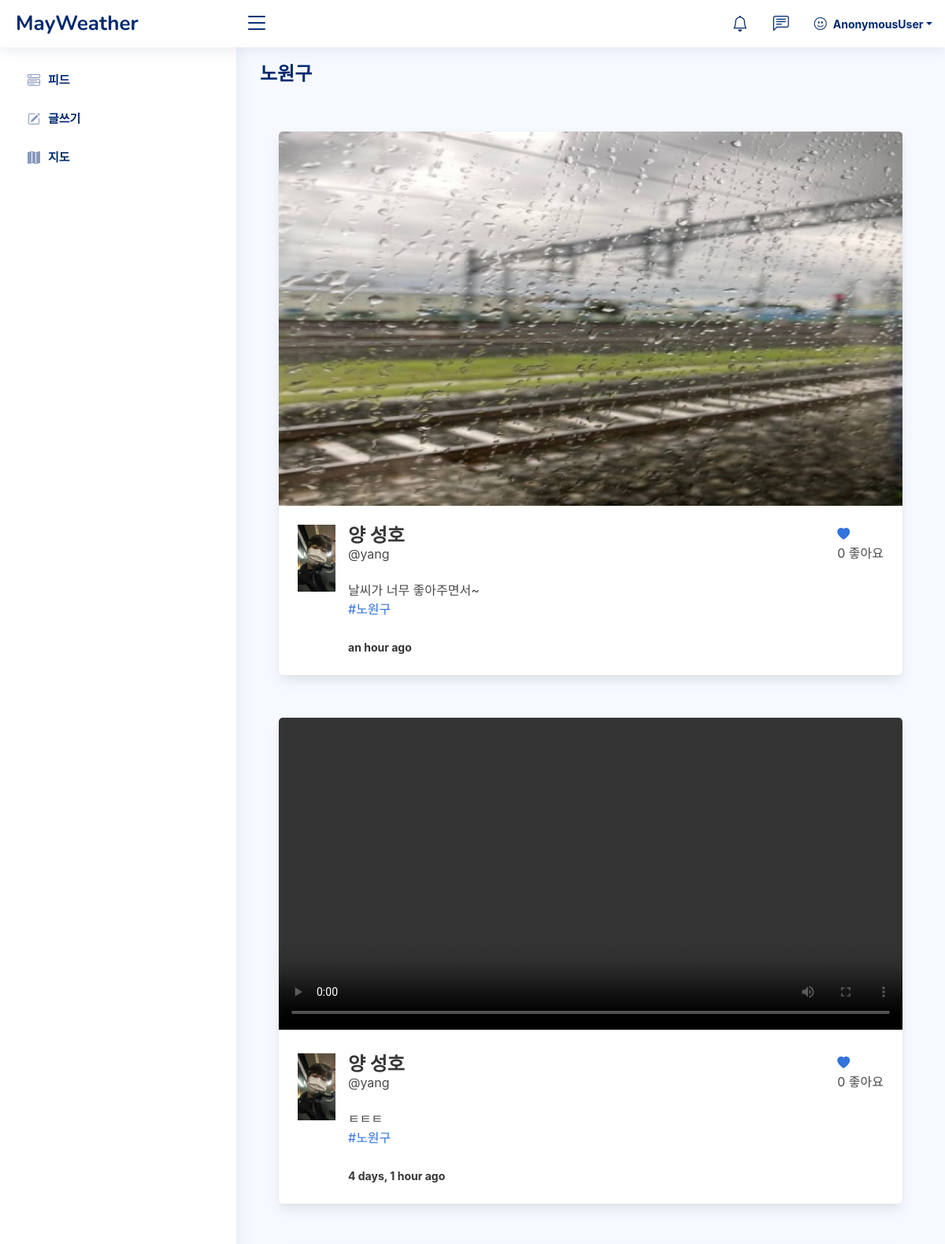
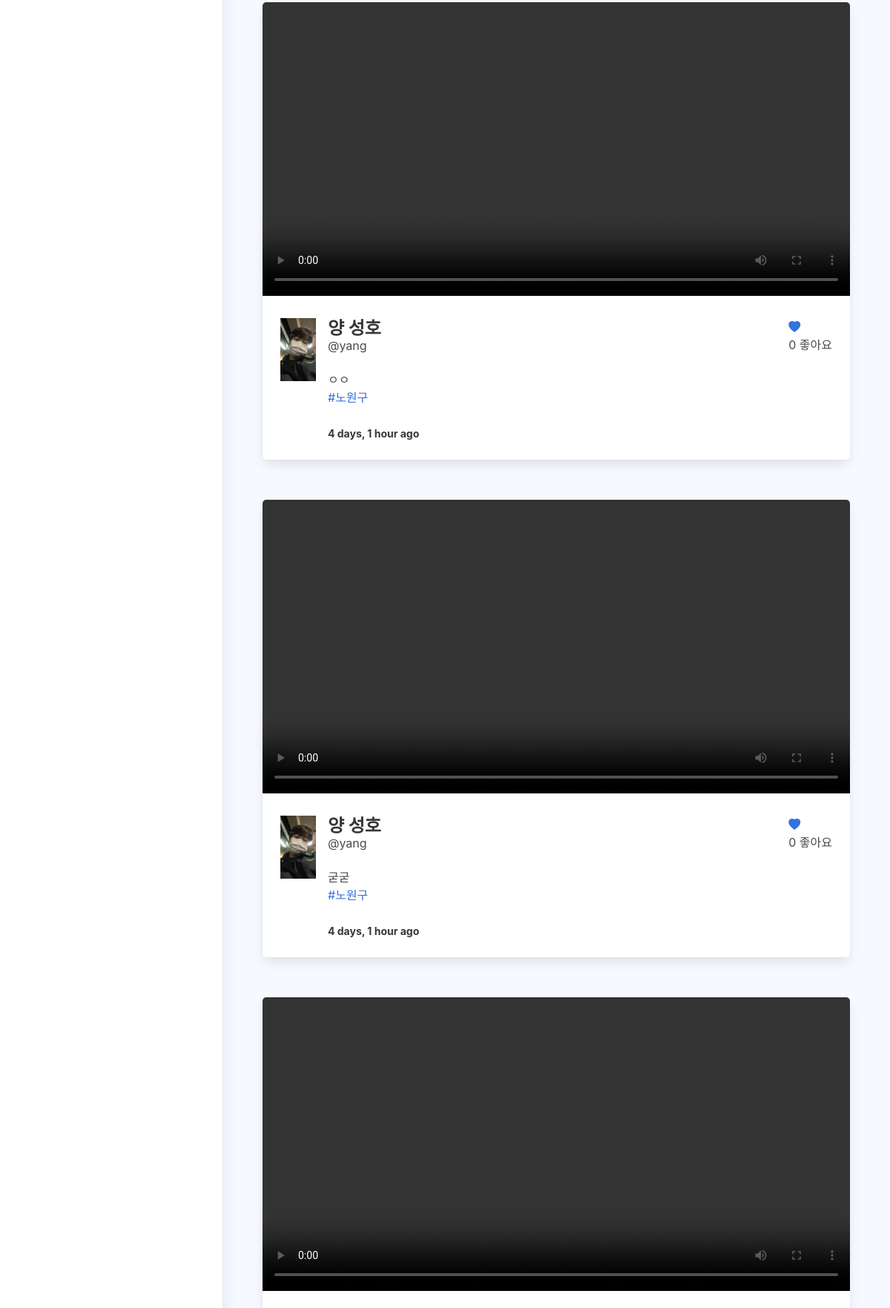
/post/tag/nowon (upper part), run on the app's committed database (2 pictures, top to bottom).
### post/models.py (models this page shows, shortened)
class Tag(models.Model):
	title = models.CharField(max_length=75, verbose_name='Tag')
	slug = models.SlugField(null=False, unique=True)
	class Meta:
		verbose_name='Tag'
		verbose_name_plural = 'Tags'
	def get_absolute_url(self):
		return reverse('tags', args=[self.slug])
	def __str__(self):
		return self.title

class Post(models.Model):
	id = models.UUIDField(primary_key=True, default=uuid.uuid4, editable=False)
	content =  models.ManyToManyField(PostFileContent, related_name='contents')
	caption = models.TextField(max_length=1500, verbose_name='Caption')
	posted = models.DateTimeField(auto_now_add=True)
	tags = models.ManyToManyField(Tag, related_name='tags')
	user = models.ForeignKey(User, on_delete=models.CASCADE)
	likes = models.IntegerField(default=0)
	def get_absolute_url(self):
		return reverse('postdetails', args=[str(self.id)])

class PostFileContent(models.Model):
	user = models.ForeignKey(User, on_delete=models.CASCADE, related_name='content_owner')
	file = models.FileField(upload_to=user_directory_path)

### authy/models.py (models this page shows, shortened)
class Profile(models.Model):
	user = models.OneToOneField(User, on_delete=models.CASCADE, related_name='profile')
	first_name = models.CharField(max_length=50, null=True, blank=True)
	last_name = models.CharField(max_length=50, null=True, blank=True)
	location = models.CharField(max_length=50, null=True, blank=True)
	url = models.CharField(max_length=80, null=True, blank=True)
	profile_info = models.TextField(max_length=150, null=True, blank=True)
	created = models.DateField(auto_now_add=True)
	favorites = models.ManyToManyField(Post)
	picture = models.ImageField(upload_to=user_directory_path, blank=True, null=True, verbose_name='Picture')

### post/views.py (the view)
# urls.py: path('tag/<slug:tag_slug>', tags, name='tags'),
def tags(request, tag_slug):
	tag = get_object_or_404(Tag, slug=tag_slug)
	posts = Post.objects.filter(tags=tag).order_by('-posted')
	template = loader.get_template('tag.html')
	context = {
		'posts':posts,
		'tag':tag,
	}
	return HttpResponse(template.render(context, request))

### direct/views.py (called while the page is built)
def checkDirects(request):
	directs_count = 0
	if request.user.is_authenticated:
		directs_count = Message.objects.filter(user=request.user, is_read=False).count()
	return {'directs_count':directs_count}

### notifications/views.py (called while the page is built)
def CountNotifications(request):
	count_notifications = 0
	if request.user.is_authenticated:
		count_notifications = Notification.objects.filter(user=request.user, is_seen=False).count()
	return {'count_notifications':count_notifications}

### mayweather/templates/tag.html (shortened to what this page needs)
{% extends 'base.html' %}
{% load static %}
{% load humanize %}
{% block content %}
<main id="main" class="main">
  <div class="pagetitle">
    <h1>{{ tag.title }}</h1>
  </div>
<section class="section dashboard">
{% for post in posts %}
  <div class="card">
  <div class="card-image">
  {% if post.content.first.file.name|slice:"-3:" == 'jpg' or post.content.first.file.name|slice:"-3:" == 'png' or post.content.first.file.name|slice:"-3:" == 'heic' %}
    <figure class="image is-5by3">
      <a href="{{ post.get_absolute_url }}">
        <img src="{{ post.content.first.file.url }}" alt="Placeholder image">
      </a>
    </figure>
  {% else %}
    <a href="{{ post.get_absolute_url }}">
      <video width="1080" controls="controls" preload="metadata">
        <source src="{{ post.content.first.file.url }}#t=0.5" type="video/mp4">
      </video>
    </a>
  {% endif %}
  </div>
  <div class="card-content">
    <div class="media">
      <div class="media-left">
        <figure class="image is-48x48">
          {% if post.user.profile.picture %}
            <img src="{{ post.user.profile.picture.url }}" alt="Placeholder image">
          {% else %}
            <img src="https://bulma.io/images/placeholders/96x96.png" alt="Placeholder image">
          {% endif %}
        </figure>
      </div>
      <div class="media-content">
        {% if post.user.profile.first_name %}
          <a href="{% url 'profile' post.user %}"><p class="title is-4">{{ post.user.profile.first_name }} {{ post.user.profile.last_name }}</p></a>
        {% else %}
          <a href="{% url 'profile' post.user %}"><p class="title is-4">Unknown</p></a>
        {% endif %}
        <p class="subtitle is-6">@{{ post.user.username }}</p>
      {{ post.caption }}
      <p>{% for tag in post.tags.all %}<a href="{{ tag.get_absolute_url }}">#{{ tag }}</a>{% endfor %}</p>
      <br>
      <strong><small>{{ post.posted | naturaltime }}</small></strong>
      </div>
    <div class="media-right">
      <a href="{% url 'postlike' post.id %}"><i class="bi bi-heart-fill"></i></a>
      <p>{{ post.likes }} 좋아요</p>
    </div>
</div>
  </div>
</div>
<br>
{% endfor %}
</section>
</main>
{% endblock content %}

### mayweather/static/assets/css/style.css (style rules this page uses)
:root { scroll-behavior: smooth; }
body { font-family: "Open Sans", sans-serif; background: #f6f9ff; color: #444444; }
a { color: #4154f1; text-decoration: none; }
h1, h2, h3, h4, h5, h6 { font-family: "Nunito", sans-serif; }
#main { margin-top: 60px; padding: 20px 30px; transition: all 0.3s; }
.pagetitle { margin-bottom: 10px; }
.pagetitle h1 { font-size: 24px; margin-bottom: 0; font-weight: 600; color: #012970; }
.card { margin-bottom: 30px; border: none; border-radius: 5px; box-shadow: 0px 0 30px rgba(1, 41, 112, 0.1); overflow: hidden; }
@media (min-width: 1200px) { #main, #footer { margin-left: 300px; } }

### mayweather/templates/base.html (style rules this page uses)
.title { font-weight:bold;display:block; }

### data on the page
Tag: title "노원구"
Post: content.first.file (picture), user.profile.picture (placeholder picture), user.profile.first_name "양", user.profile.last_name "성호", user.username "yang", caption "날씨가 너무 좋아주면서~", posted "an hour ago", likes "0"
Post: user.profile.picture (placeholder picture), user.profile.first_name "양", user.profile.last_name "성호", user.username "yang", caption "ㅌㅌㅌ", posted "4 days, 1 hour ago", likes "0"
Post: user.profile.picture (placeholder picture), user.profile.first_name "양", user.profile.last_name "성호", user.username "yang", caption "ㅇㅇ", posted "4 days, 1 hour ago", likes "0"
Post: user.profile.picture (placeholder picture), user.profile.first_name "양", user.profile.last_name "성호", user.username "yang", caption "굳굳", posted "4 days, 1 hour ago", likes "0"

### other printed values
{{ request.user }} "AnonymousUser"
